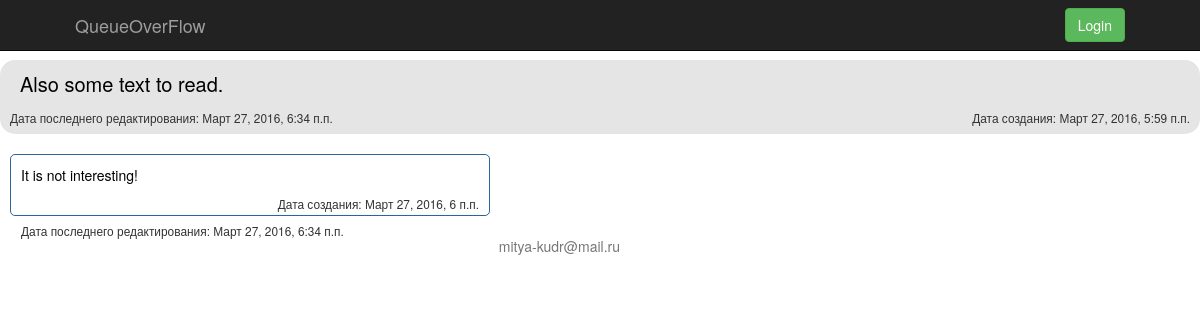
Page /blogs/2/ on the earlier database version.
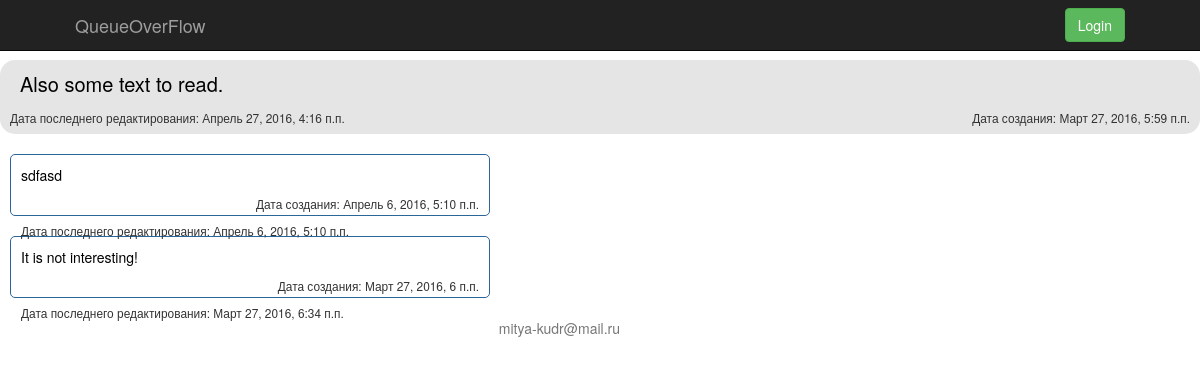
Same page on the later database version.
### post/models.py (models this page shows)
class Post(models.Model):
    title = models.CharField(verbose_name=u'Заголовок', max_length=140)
    text = models.TextField(verbose_name=u'Текст')
    pub_date = models.DateTimeField(verbose_name=u'Дата публикации', auto_now_add=True)
    change_date = models.DateTimeField(verbose_name=u'Дата последнего редактирования', auto_now=True)
    blog = models.ForeignKey('blog.Blog', verbose_name=u'Блог', related_name='post')
    author = models.ForeignKey(settings.AUTH_USER_MODEL, verbose_name=u'Автор', related_name='posts')
    is_published = models.BooleanField(default=False)
    tags = models.ManyToManyField(Tag, related_name='tags')
    def __unicode__(self):
        return self.title
    class Meta:
        verbose_name = u'Пост'
        verbose_name_plural = u'Посты'
        ordering = ('-pub_date', )
    def get_cent_answers_channel_name(self):
        return "post_%d"%self.id

### comment/models.py (models this page shows, shortened)
class Comment(models.Model):
    text = models.TextField(verbose_name=u'Текст')
    post = models.ForeignKey('post.Post', verbose_name=u'Пост', related_name='comments')
    pub_date = models.DateTimeField(verbose_name=u'Дата публикации', auto_now_add=True)
    author = models.ForeignKey(settings.AUTH_USER_MODEL, verbose_name=u'Автор', related_name='comments')
    change_date = models.DateTimeField(verbose_name=u'Дата последнего редактирования', auto_now=True)
    class Meta:
        verbose_name = u'Комментарий'
        verbose_name_plural = u'Комментарии'
        ordering = ('-pub_date', )

### post/views.py (the view, shortened to what this page needs)
# urls.py: url(r'^(?P<pk>\d+)/$', PostDialog.as_view(), name="post_detail"),
class PostDialog(CreateView):
    model = Comment
    template_name = 'post/post.html'
    context_object_name = 'comment'
    fields = ('text',)
    def dispatch(self, request, pk=None, *args, **kwargs):
        self._post = get_object_or_404(Post.objects.all(), pk=pk)
        print self._post
        return super(PostDialog, self).dispatch(request, *args, **kwargs)
    def get_context_data(self, **kwargs):
        context = super(PostDialog, self).get_context_data(**kwargs)
        context['post'] = self._post
        return context

### post/templates/post/post.html (shortened to what this page needs)
{% extends "base.html" %}
{% block include-css %}
    {% load staticfiles %}
    <link href="{% static "css/post.css" %}" rel="stylesheet">
{% endblock %}
{% block content %}
    <div class="post">
        <div class="post-text">{{ post.text }}</div>
        <div class="post-pub_date small">Дата создания: {{ post.pub_date }}</div>
        <div class="post-change_date small">Дата последнего редактирования: {{ post.change_date }}</div>
    </div>
    {% for comment in post.comments.all %}
    <div class="comment">
        <div class="comment-text">{{ comment.text }}</div>
        <div class="comment-pub_date small">Дата создания: {{ comment.pub_date }}</div>
        <div class="comment-change_date small">Дата последнего редактирования: {{ comment.change_date }}</div>
    </div>
    {% endfor %}
{% endblock %}
{% block include-js %}
    {% load staticfiles %}
{% endblock %}

Differences in the rows shown:
changed Post "Also some text to read.": change_date "Март 27, 2016, 6:34 п.п." → "Апрель 27, 2016, 4:16 п.п."
added Comment: text "sdfasd", pub_date "Апрель 6, 2016, 5:10 п.п.", change_date "Апрель 6, 2016, 5:10 п.п."
